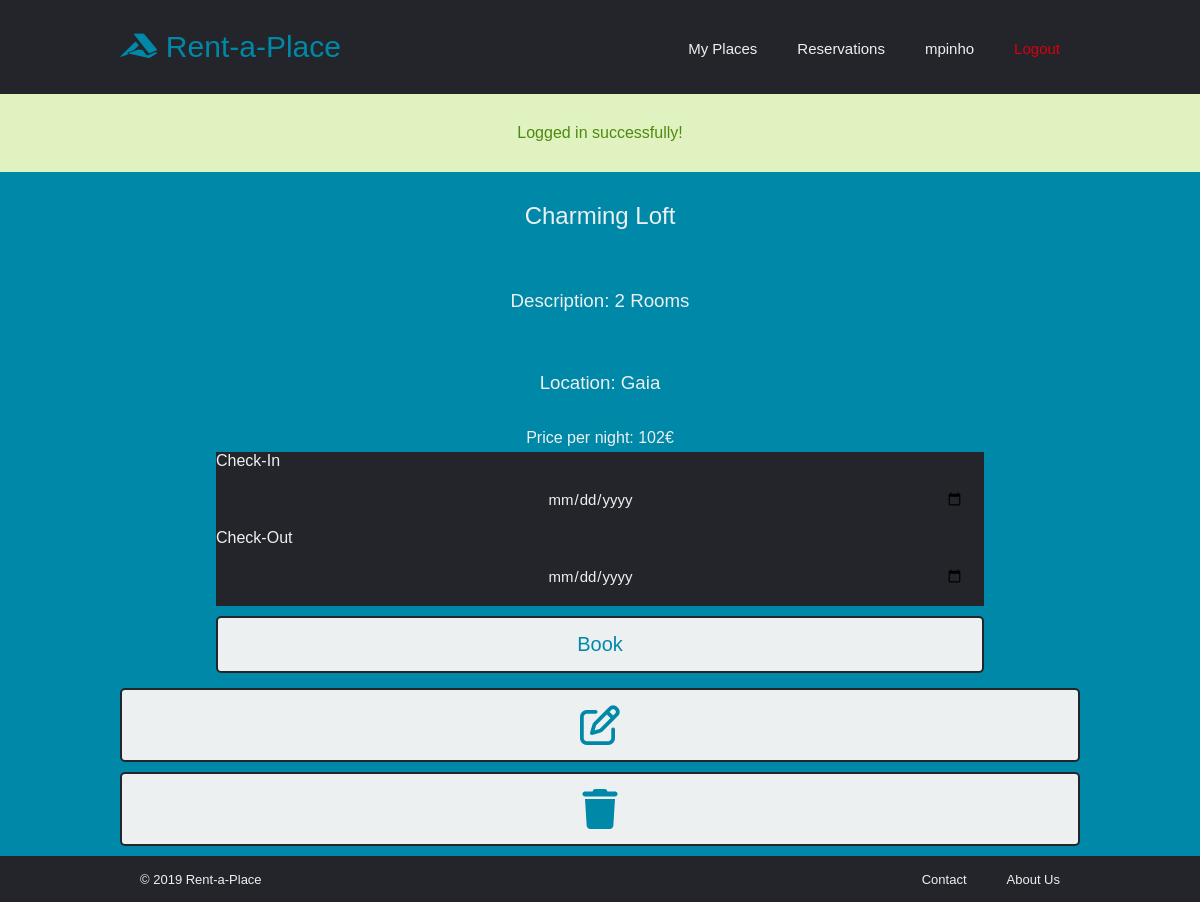
The page /pages/property.php?id=4 (signed in) on the database its author committed.
### tables this page shows
CREATE TABLE Properties (id INTEGER PRIMARY KEY, ownerID INTEGER NOT NULL, price FLOAT NOT NULL, title VARCHAR NOT NULL, location VARCHAR NOT NULL, description VARCHAR NOT NULL, availabilityStart DATE, availabilityEnd DATE);

### database/db_rental.php (called while the page is built, shortened)
<?php
    include_once('../database/db_user.php');
  function checkIsPropertyOwner($property_id)
  {
      $db = Database::instance()->db();
      $user = getUser($_SESSION['username']);
      $stmt = $db->prepare('SELECT * FROM Properties WHERE ownerID = ? AND id = ?');
      $stmt->execute(array($user['id'], $property_id));
      return $stmt->fetch()?true:false;
  }
  function getProperty($property_id)
  {
      $db = Database::instance()->db();
      $stmt = $db->prepare('SELECT * FROM Properties WHERE id = ?');
      $stmt->execute(array($property_id));
      return $stmt->fetch();
  }

### database/db_user.php (called while the page is built, shortened)
<?php
  function getUser($username)
  {
      $db = Database::instance()->db();
      $stmt = $db->prepare('SELECT * FROM Users WHERE username = ?');
      $stmt->execute(array($username));
      return $stmt->fetch();
  }

### templates/common/tpl_property.php (the view, shortened to what this page needs)
<?php
include_once('../database/db_rental.php');
function draw_property($property)
{
    ?>
<article class="property">
  <header>
    <h2><?=$property['title']?></a></h2>
  </header>
  <main>
    <h3>Description: <?=$property['description']?></h3>
    <h3>Location: <?=$property['location']?></h3>
    <h4>Price per night: <?=$property['price']?>€</h4>
<div id="reservation">
          <form id="reservationForm" method="post" action="../actions/action_reservation.php">
            <div id="checkIn">
              <label>Check-In</label>
              <input id="checkIn" type="date" name="checkIn" required="required" onchange="updateMinMax(0); setTotalPrice(<?= $property['price'] ?>); clearMessage();">
            </div>
            <div id="checkOut">
              <label>Check-Out</label>
              <input id="checkOut" type="date" name="checkOut" required="required" onchange="updateMinMax(1); setTotalPrice(<?= $property['price'] ?>); clearMessage();">
            </div>
            <input id="button" name="bookButton" type="submit" value="Book">
          </form>
        </div>
    <?php
    if((checkIsPropertyOwner($property['id'])))
    {
    ?>
    <button><i class="far fa-edit fa-2x"></i></button>
    <button onclick="window.location.href='../actions/delete_property.php?id=' + '<?= $property['id']?>'" ><i class="fas fa-trash fa-2x"></i></button>
    <?php
     }
    ?>
  </main>
</article>
<?php
} ?>

### css/style.css (style rules this page uses)
* { box-sizing: border-box; margin: 0; padding: 0; background-color: #24252a; font-family: "Montserrat", sans-serif; font-weight: 500; }

### css/auth.css (style rules this page uses)
form { background-color: #0088a9; padding-right: 10%; padding-left: 10%; font-weight: 500; color: #edf0f1; }
h2 { color: #edf0f1; background-color: #0088a9; padding: 30px 10%; text-align: center; }
input { width: 100%; color: #edf0f1; padding: 15px 20px; margin: 5px 0; box-sizing: border-box; font-size: 15px; border: none; border-radius: 5px; text-align: center; }
input[type="submit"] { color: #0088a9; font-size: 20px; font-weight: 500; padding: 15px 20px; border: 2px solid #24252a; border-radius: 5px; cursor: pointer; margin-top: 10px; background-color: #edf0f1; transition: all 0.3s ease 0s; width: 100%; }

### css/aboutus.css (style rules this page uses)
h3 { color: #edf0f1; background-color: #0088a9; padding: 30px 10%; }

### css/property.css (style rules this page uses)
.property { border-bottom: 1px solid #24252a; padding-left: 10%; padding-right: 10%; background-color: #0088a9; }
.property h3 { text-align: center; }
.property h4 { text-align: center; color: #edf0f1; background-color: #0088a9; padding: 5px; }
.property main { background-color: #0088a9; }
.property button { color: #0088a9; font-size: 20px; font-weight: 500; padding: 15px 20px; border: 2px solid #24252a; border-radius: 5px; cursor: pointer; margin-top: 10px; background-color: #edf0f1; transition: all 0.3s ease 0s; width: 100%; }
.property button:not(:first-of-type) { margin-bottom: 10px; }
.property button i { background-color: #edf0f1; }

### rows shown on the page
properties: title "Charming Loft", description "2 Rooms", location "Gaia", price "102"

### other values the page prints
$username "mpinho"
$message['content'] "Logged in successfully!"
